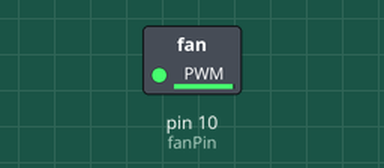
Recording of a sketch running on a simulated Arduino Uno, built with avr-gcc and run on an emulated ATmega328P. On the bench: switched loads named in the sketch (green lamp = pin HIGH).

Above: at 0.05 s.
At 9.0 s:
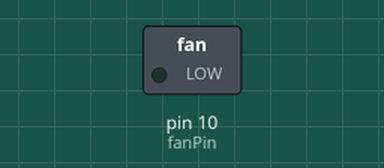
Timing chart, 0 to 11.7 s (numbered marks = the images above):
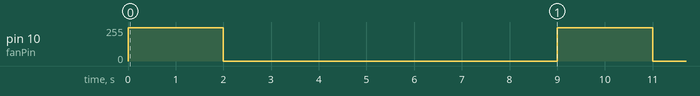

Measured:
- by itself, pin 10 (fanPin): alternates 250/255 for 2.0 s and 0/255 for 7.0 s

The sketch:

fan_basic.ino
```cpp
//In this code you turn on/off a fan every 7 seconds

int fanPin = 10; // PWM pin

void setup() {
  pinMode(fanPin, OUTPUT);
}

void loop() {
  analogWrite(fanPin, 250); // speed control (0–255), 0 = off
  delay(2000); //wait 2 seconds

  analogWrite(fanPin, 0); // speed control (0–255), 255 = max speed
  delay(7000); //wait 7 seconds
}
```
